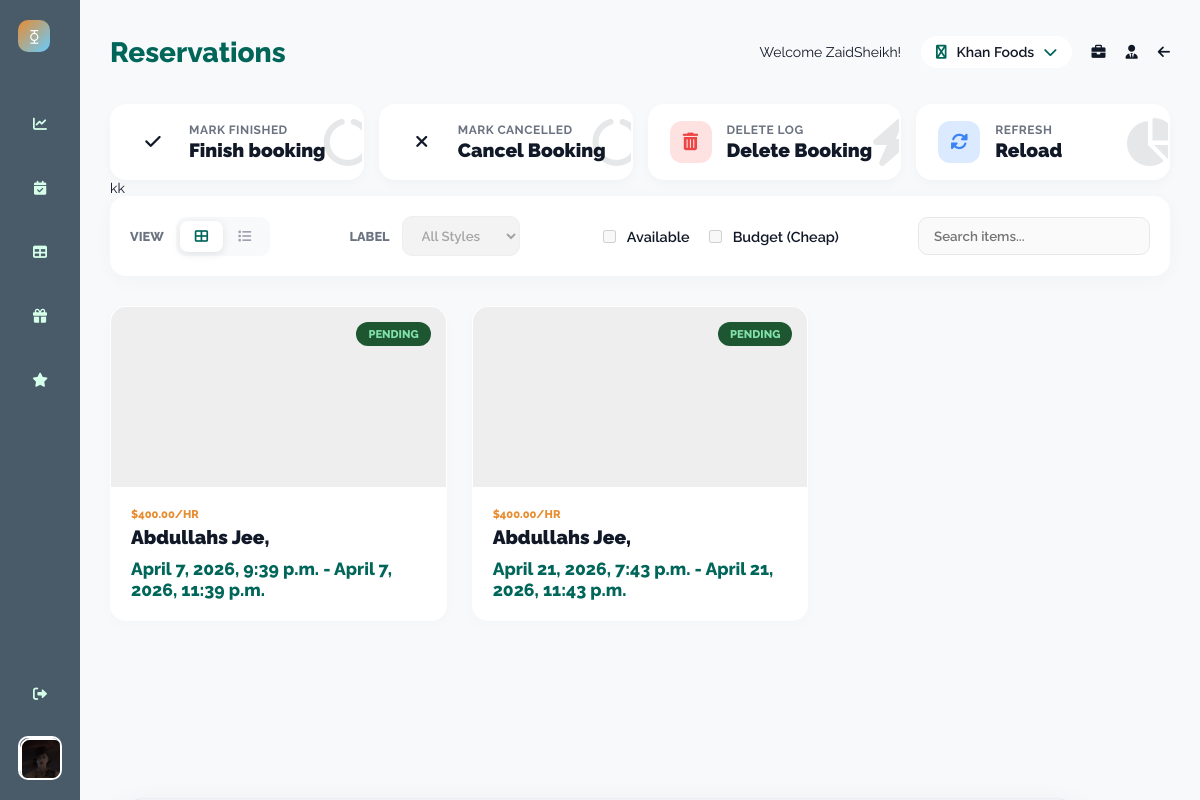
Before: /business/reservations/ (signed in) with the older database file.
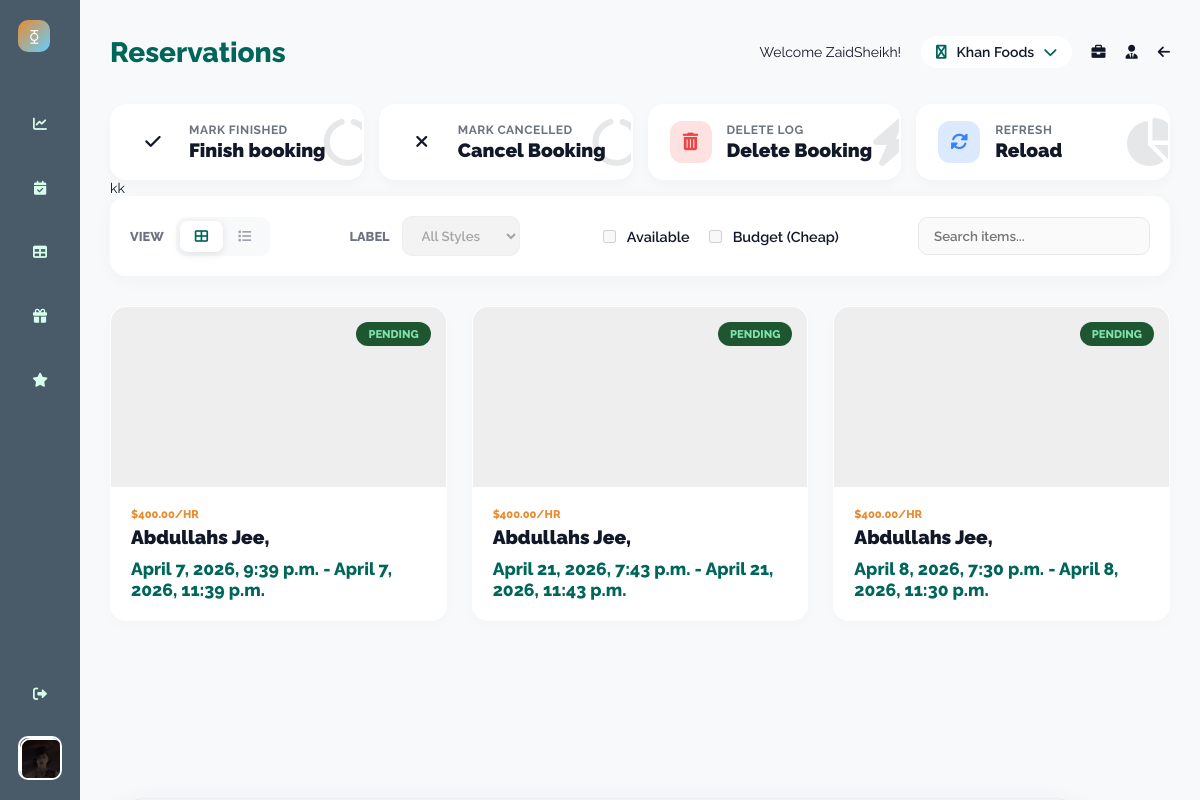
After: the same page with the newer database file.
### Reservations/models.py (models this page shows, shortened)
class Booking(models.Model):
    STATUS_PENDING = 'pending'
    STATUS_FINISHED = 'finished'
    STATUS_CANCELLED = 'cancelled'
    STATUS_CHOICES = [
        (STATUS_PENDING, 'Pending'),
        (STATUS_FINISHED, 'Finished'),
        (STATUS_CANCELLED, 'Cancelled'),
    ]
    restaurant = models.ForeignKey('Restaurants.Restaurant', on_delete=models.CASCADE)
    customer = models.ForeignKey(User, on_delete=models.CASCADE, related_name='bookings')
    tables = models.ManyToManyField('Restaurants.Table', related_name='bookings')
    booking_start_datetime = models.DateTimeField()
    booking_end_datetime = models.DateTimeField()
    status = models.CharField(max_length=10, choices=STATUS_CHOICES, default=STATUS_PENDING)
    card_number = models.CharField(max_length=16)
    name_on_the_card = models.CharField(max_length=50)
    total_price = models.DecimalField(max_digits=10, decimal_places=2, default=0.0)
    created_at = models.DateTimeField(auto_now_add=True)

### Restaurants/models.py (models this page shows, shortened)
class Table(models.Model):
    restaurant = models.ForeignKey(Restaurant, on_delete=models.CASCADE, related_name='tables')
    name = models.CharField(max_length=50)
    table_size = models.ForeignKey(TableSize, on_delete=models.PROTECT, related_name='tables')
    seating_type = models.ForeignKey(SeatingType, on_delete=models.SET_NULL, null=True, blank=True, default=None)
    is_available = models.BooleanField(default=True)
    is_combinable = models.BooleanField(default=True)  # Allows dynamic merging
    base_price = models.DecimalField(max_digits=10, decimal_places=2, default=0.0)  # Base price per table
    class Meta:
        unique_together = ('restaurant', 'name')

### Restaurants/decorators.py (the view)
    def _wrapped(request, *args, **kwargs):
        print("I am here in _wrapped")
        user = request.user
        if not user.is_authenticated:
            raise PermissionDenied
        elif (not isStaff(user)) and (not isOwner(user)):
            raise PermissionDenied
        else:
            print("survived both in _wrapped", user.is_authenticated, isStaff(user), isOwner(user))
            return view_func(request, *args, **kwargs)

### Core/templatetags/auth_tags.py (called while the page is built)
@register.filter
def is_owner(user):
    return RestaurantStaff.objects.filter(
        user=user,
        role='OWNER'
    ).exists()

### Restaurants/Services.py (called while the page is built)
def isStaff(user):
    return RestaurantStaff.objects.filter(
        user=user,
        role="STAFF"
    ).exists()

def isOwner(user):
    return RestaurantStaff.objects.filter(
        user=user,
        role="OWNER"
    ).exists()

### Restaurants/views.py (called while the page is built)
@restrict_access
def reservations(request):
    restaurant = Restaurant.objects.get(id=request.session["selected_restaurant_id"])
    all_reservations = Booking.objects.filter(restaurant=restaurant).all()
    return render(
        request, "Restaurants/reservations.html", {"reservations": all_reservations}
    )

### Restaurants/templates/Restaurants/reservations.html (shortened to what this page needs)
{% extends "Restaurants/base.html" %}
{% load static %}
{% block styles %}
<link rel="stylesheet" href="{% static 'Restaurants/css/stylishgrid.css' %}">
{% endblock %}
{% block name %} Reservations {% endblock %}
{% block buttons %}
<div class="action-card btn-finish booking_finish">
    <div class="icon-box">
        <i class="fas fa-check"></i>
    </div>
    <div class="card-content">
        <span class="card-label">Mark Finished</span>
        <span class="card-value">Finish booking</span>
    </div>
    <i class="fas fa-circle-notch progress-mini"></i>
</div>
<div class="action-card btn-cancel booking_cancel">
    <div class="icon-box">
        <i class="fas fa-times"></i>
    </div>
    <div class="card-content">
        <span class="card-label">Mark Cancelled</span>
        <span class="card-value">Cancel Booking</span>
    </div>
    <i class="fas fa-circle-notch progress-mini"></i>
</div>
<div class="action-card btn-delete">
    <div class="icon-box">
        <i class="fas fa-trash-alt"></i>
    </div>
    <div class="card-content">
        <span class="card-label">Delete Log</span>
        <span class="card-value">Delete Booking</span>
    </div>
    <i class="fas fa-bolt progress-mini"></i>
</div>
<div class="action-card btn-view">
    <div class="icon-box">
        <i class="fas fa-sync-alt"></i>
    </div>
    <div class="card-content">
        <span class="card-label">Refresh</span>
        <span class="card-value">Reload</span>
    </div>
    <i class="fas fa-pie-chart progress-mini"></i>
</div>
{% endblock %}
{% block content %}
<div class="container">
    <header class="filter-panel">
        <div class="filter-group">
            <span class="filter-label">View</span>
            <div class="view-switcher">
                <button class="view-btn active" id="gridBtn" title="Grid View">
                    <i class="fas fa-th-large"></i>
                </button>
                <button class="view-btn" id="listBtn" title="List View">
                    <i class="fas fa-list"></i>
                </button>
            </div>
        </div>
        <div class="filter-group">
            <span class="filter-label">Label</span>
            <select class="custom-select" disabled>
                <option value="all">All Styles</option>
            </select>
        </div>
        <div class="filter-group toggle-filter">
            <label class="checkbox-wrapper">
                <input type="checkbox" disabled> Available
            </label>
            <label class="checkbox-wrapper">
                <input type="checkbox" disabled> Budget (Cheap)
            </label>
        </div>
        <div class="filter-group">
            <input type="text" class="custom-select" placeholder="Search items..." style="width: 200px;" disabled>
        </div>
    </header>
    <main class="data-grid grid-view" id="mainGrid">
        {% for r in reservations %}
        <div class="item-card clickable-card" data-label="adventure" data-id="{{r.id}}">
            <div class="item-image">
                <span class="status-badge
    {% if r.status == 'finished' %}status-finished
    {% elif r.status == 'pending' %}status-pending
    {% elif r.status == 'cancelled' %}status-cancelled
    {% else %}status-unknown{% endif %}">
                    {{ r.status|capfirst }}
                </span>
            </div>
            <div class="item-content">
                <div>
                    <span class="item-label">${{r.total_price}}/hr</span>
                    <h3 class="item-title">{% for table in r.tables.all %}{{ table.name }}, {% endfor %}</h3>
                </div>
                <div class="item-price">{{r.booking_start_datetime}} - {{r.booking_end_datetime}}</div>
            </div>
        </div>
        {% endfor %}
    </main>
</div>
{% endblock %}

Changed rows visible on the page:
added Booking: status "PENDING", total_price "400.00", booking_start_datetime "April 8, 2026, 7:30 p.m.", booking_end_datetime "April 8, 2026, 11:30 p.m.", Table (name "Abdullahs Jee")
